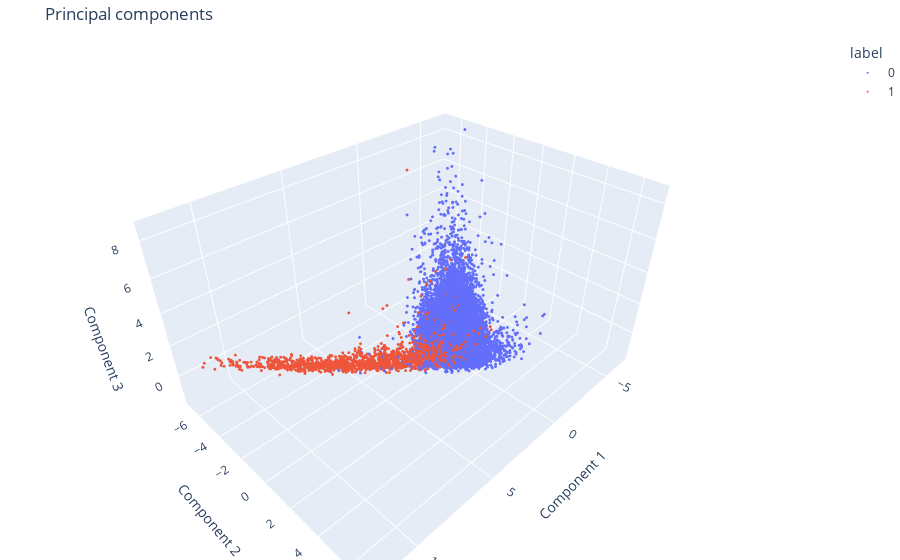

The notebook cell this image was saved under:
### Code cell
plot_3d_plotly(pca_3c.transform(X_data), y_data, title="Principal components")

### Figure 1 — Plotly figure (JSON) as saved in the notebook; plotly's stock layout.template omitted (floating-point values rounded to 4 significant figures; data arrays with more than 128 entries replaced by an {"elided": "..."} marker saying what was removed)
{"data": [{"hovertemplate": "label=0<br>Component 1=%{x}<br>Component 2=%{y}<br>Component 3=%{z}<extra></extra>", "legendgroup": "0", "marker": {"color": "#636efa", "symbol": "circle", "size": 1}, "mode": "markers", "name": "0", "scene": "scene", "showlegend": true, "x": {"elided": "16259 float values"}, "y": {"elided": "16259 float values"}, "z": {"elided": "16259 float values"}, "type": "scatter3d"}, {"hovertemplate": "label=1<br>Component 1=%{x}<br>Component 2=%{y}<br>Component 3=%{z}<extra></extra>", "legendgroup": "1", "marker": {"color": "#EF553B", "symbol": "circle", "size": 1}, "mode": "markers", "name": "1", "scene": "scene", "showlegend": true, "x": {"elided": "1639 float values"}, "y": {"elided": "1639 float values"}, "z": {"elided": "1639 float values"}, "type": "scatter3d"}], "layout": {"scene": {"domain": {"x": [0.0, 1.0], "y": [0.0, 1.0]}, "xaxis": {"title": {"text": "Component 1"}}, "yaxis": {"title": {"text": "Component 2"}}, "zaxis": {"title": {"text": "Component 3"}}}, "legend": {"title": {"text": "label"}, "tracegroupgap": 0}, "title": {"text": "Principal components"}, "margin": {"l": 0, "r": 0, "b": 0, "t": 40}}}
